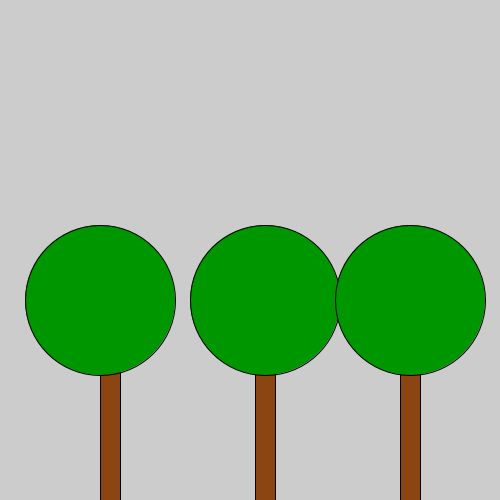
Frame 1 (no input)
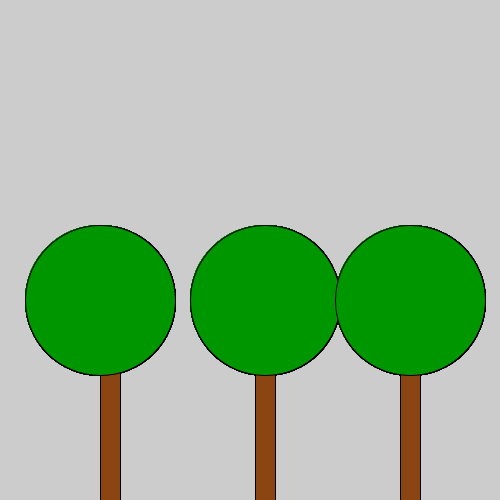
Frame 60 (the mouse pressed at the canvas centre just before this capture)
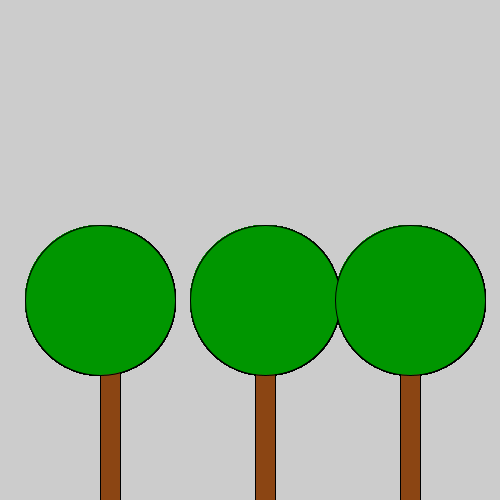
Frame 120 (the mouse held since frame 60 and released just before this capture)

The Processing sketch that drew these frames (run headless with seeded random() and noise(); from frame 60 on, the mouse is pressed at the canvas centre):

// Processing sketch: sketch_211011b_Opdracht_9_10
// ── sketch_211011b_Opdracht_9_10.pde

void setup(){
  size(500,500);
  
}

void draw(){
  boomStam(255,300,20,275);
  blad(265,300,150);
  boomStam2(100,300,20,275);
  blad2(100,300,150);
  boomStam3(400,300,20,275);
  blad3(410,300,150);
}

 void boomStam(int x, int y, int breedte, int lengte) {
   fill(139,69,19);
   rect(x,y,breedte,lengte);
 }
 
 void blad(int x1, int y1, int groot) {
   fill(0,150,0);
   circle(x1,y1,groot);
 }
 

 void boomStam2(int x2, int y2, int breedte, int lengte) {
   fill(139,69,19);
   rect(x2,y2,breedte,lengte);
 }
 
 void blad2(int x2, int y2, int groot) {
   fill(0,150,0);
   circle(x2,y2,groot);
 }
 
  void boomStam3(int x2, int y2, int breedte, int lengte) {
   fill(139,69,19);
   rect(x2,y2,breedte,lengte);
 }
 
 void blad3(int x2, int y2, int groot) {
   fill(0,150,0);
   circle(x2,y2,groot);
 }
 
 
